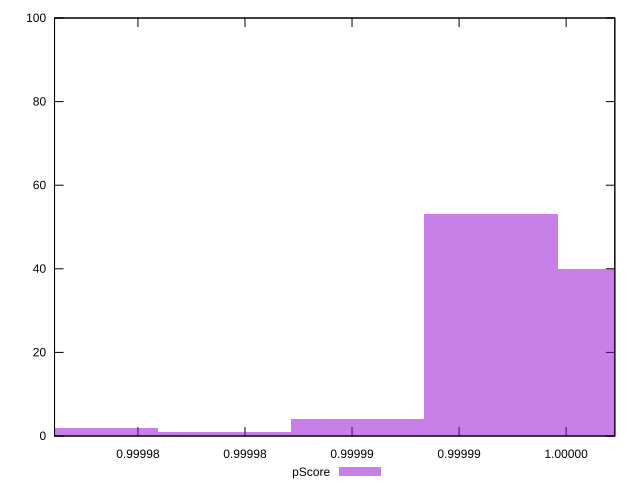

Generate this figure with gnuplot:
reset

$pScore <<EOF
0.999991492792667 53
0.999997709364278 40
0.9999852762210558 4
0.9999728430778336 2
0.9999790596494447 1
EOF

set key outside below
set boxwidth 0.000006216571611116984
set xrange [0.9999711052756566:0.9999972747790213]
set yrange [0:100]
set trange [0:100]
set style fill transparent solid 0.5 noborder
set terminal svg size 640, 490 enhanced background rgb 'white'
set output "report_00020_2021-02-19T21:17:38.612Z2/bootup-time/samples/pages+cached+noadtech+nomedia/pScore/histogram.svg"

plot $pScore title "pScore" with boxes

reset
